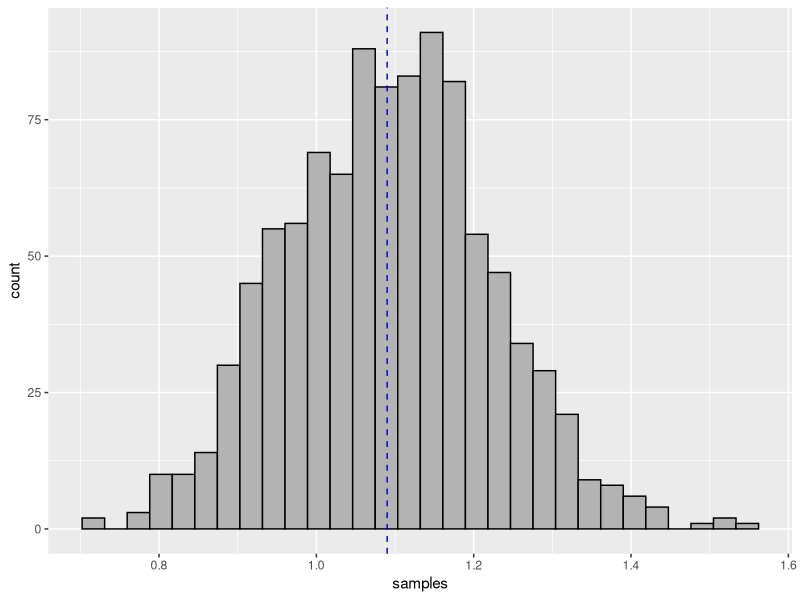
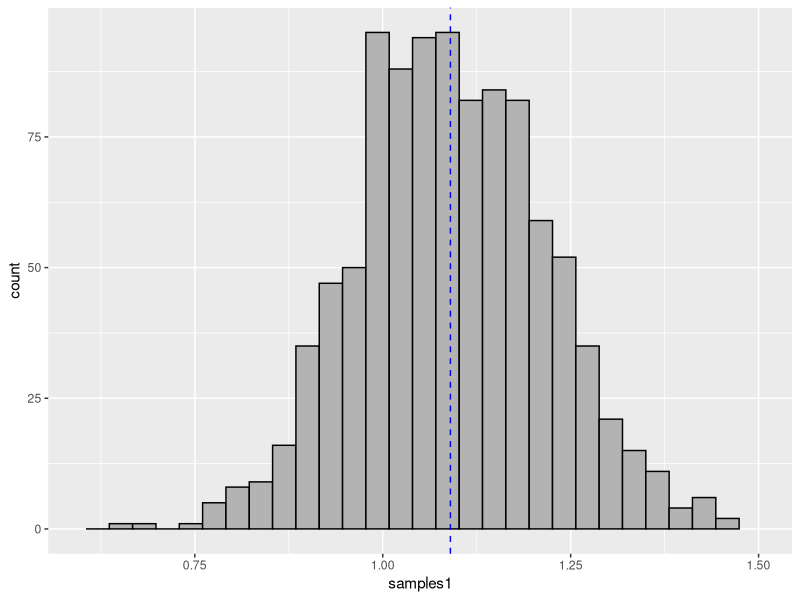
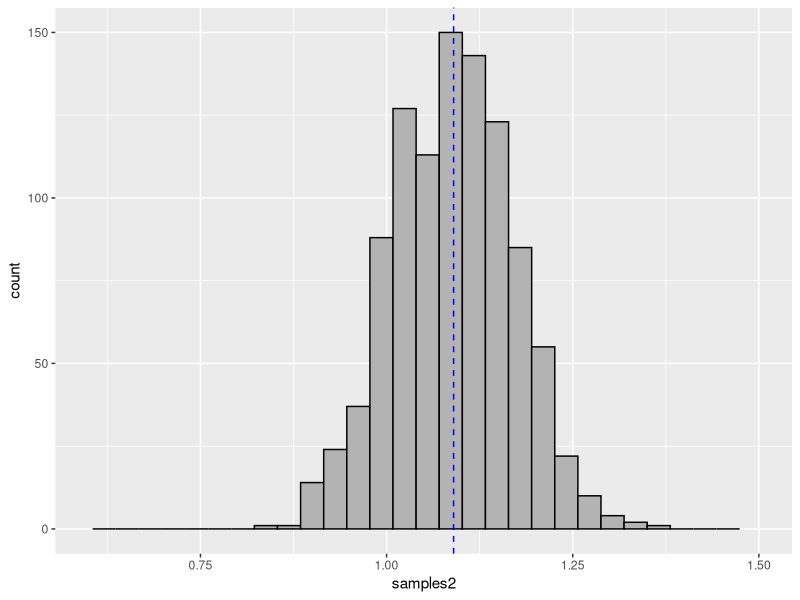
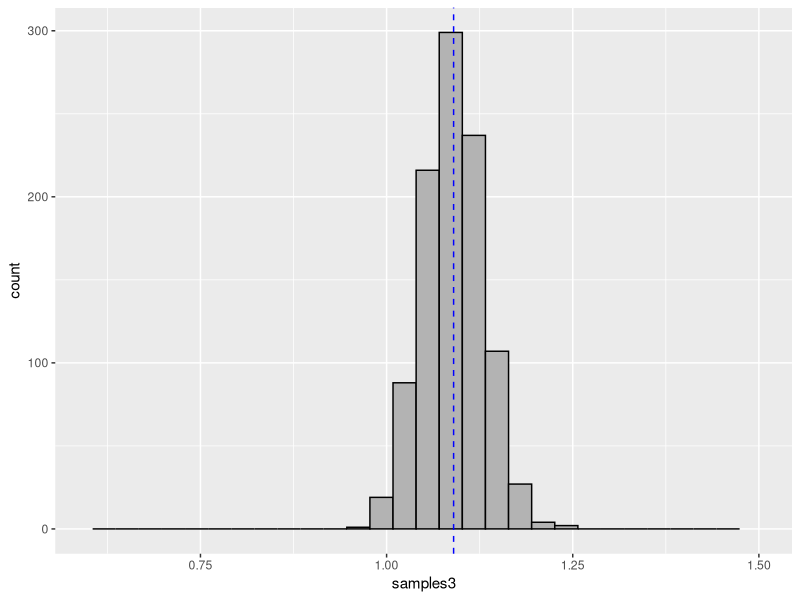
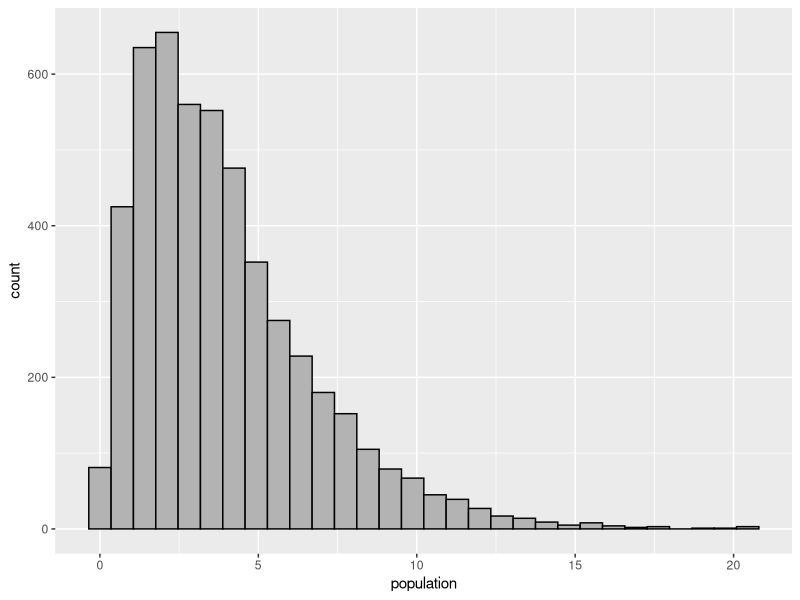
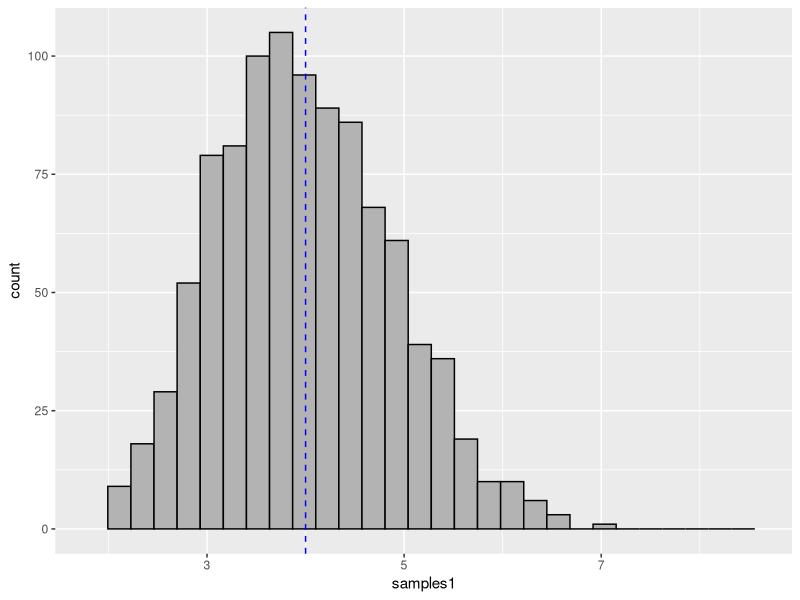
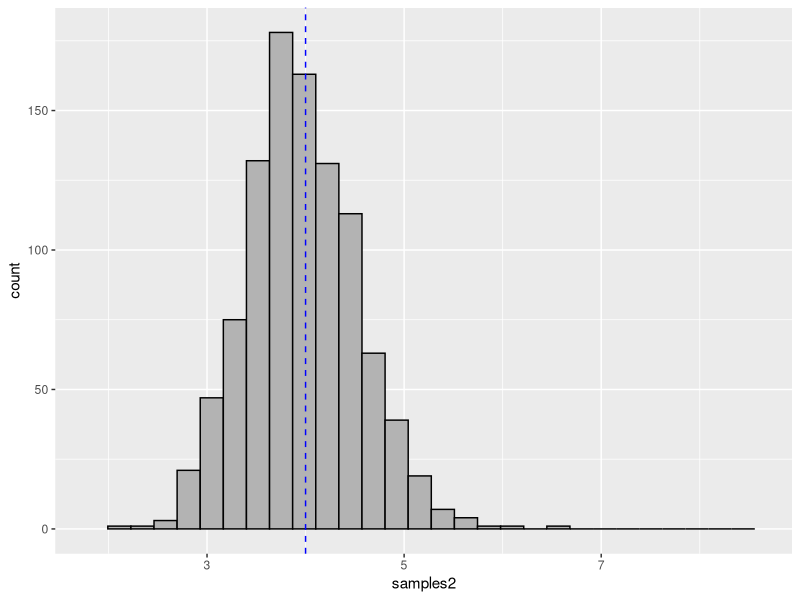
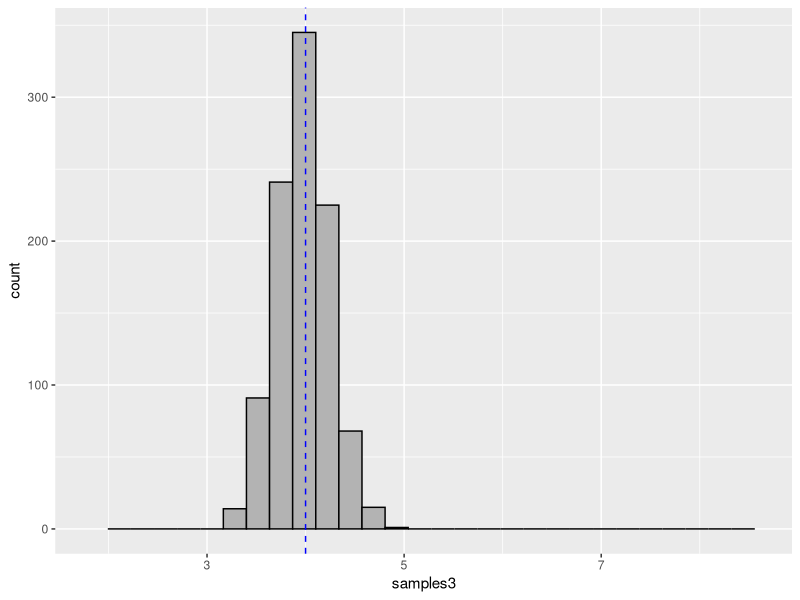

Reproduce these figures in R, in order.
## ---- chunk 1
library(tidyverse)
## ---- chunk 2
set.seed(10)
population <- rnorm(5000, 1.09, 0.4)
## ---- chunk 3
mean(sample(population, 100))
## ---- chunk 4
mean(sample(population, 100))
## ---- chunk 5
mean(sample(population, 100))
## ---- chunk 6
B <- 1000
samples <- replicate(B, {
  sample <- sample(population, 10)
  mean(sample)
})
samples_df <- data.frame(samples) %>% 
  ggplot(aes(samples)) +
  geom_histogram(col = "black", fill = "gray70") +
  geom_vline(xintercept = 1.09, linetype = "dashed", col = "blue")
samples_df
## ---- chunk 7
set.seed(10)
poblacion <- rnorm(5000, 1.09, 0.4)
## ---- chunk 8
knitr::opts_chunk$set(warning = FALSE)
samples1 <- replicate(B, {
  sample <- sample(poblacion, 10)
  mean(sample)
})
data.frame(samples1) %>% 
  ggplot(aes(samples1)) +
  geom_histogram(col = "black", fill = "gray70") +
  geom_vline(xintercept = 1.09, linetype = "dashed", col = "blue") +
  xlim(0.6, 1.5)
## ---- chunk 9
knitr::opts_chunk$set(warning = FALSE)
samples2 <- replicate(B, {
  sample <- sample(poblacion, 25)
  mean(sample)
})
data.frame(samples2) %>% 
  ggplot(aes(samples2)) +
  geom_histogram(col = "black", fill = "gray70") +
  geom_vline(xintercept = 1.09, linetype = "dashed", col = "blue") +
  xlim(0.6, 1.5)
## ---- chunk 10
knitr::opts_chunk$set(warning = FALSE)
samples3 <- replicate(B, {
  sample <- sample(poblacion, 100)
  mean(sample)
})
data.frame(samples3) %>% 
  ggplot(aes(samples3)) +
  geom_histogram(col = "black", fill = "gray70") +
  geom_vline(xintercept = 1.09, linetype = "dashed", col = "blue") +
  xlim(0.6, 1.5)
## ---- chunk 11
set.seed(6)
sample1 <- sample(population, 10)
## ---- chunk 12
sample_mean <- mean(sample1)
sample_mean
## ---- chunk 13
variance <- sum((sample1 - sample_mean)^2)/(10-1)
var(sample1)
## ---- chunk 14
S <- sqrt(variance)
SE <- S/sqrt(10)
SE
## ---- chunk 15
population <- rgamma(5000, shape = 2, scale = 2)
population_df <- data.frame(population)
population_df %>% ggplot(aes(population)) +
  geom_histogram(col = "black", fill = "gray70")
mean(population)
## ---- chunk 16
knitr::opts_chunk$set(warning = FALSE)
samples1 <- replicate(B, {
  sample <- sample(population, 10)
  mean(sample)
})
data.frame(samples1) %>% 
  ggplot(aes(samples1)) +
  geom_histogram(col = "black", fill = "gray70") +
  geom_vline(xintercept = 4.0, linetype = "dashed", col = "blue") +
  xlim(1.8, 8.6)
## ---- chunk 17
knitr::opts_chunk$set(warning = FALSE)
samples2 <- replicate(B, {
  sample <- sample(population, 25)
  mean(sample)
})
data.frame(samples2) %>% 
  ggplot(aes(samples2)) +
  geom_histogram(col = "black", fill = "gray70") +
  geom_vline(xintercept = 4.0, linetype = "dashed", col = "blue") +
  xlim(1.8, 8.6)
## ---- chunk 18
knitr::opts_chunk$set(warning = FALSE)
samples3 <- replicate(B, {
  sample <- sample(population, 100)
  mean(sample)
})
data.frame(samples3) %>% 
  ggplot(aes(samples3)) +
  geom_histogram(col = "black", fill = "gray70") +
  geom_vline(xintercept = 4.0, linetype = "dashed", col = "blue") +
  xlim(1.8, 8.6)
